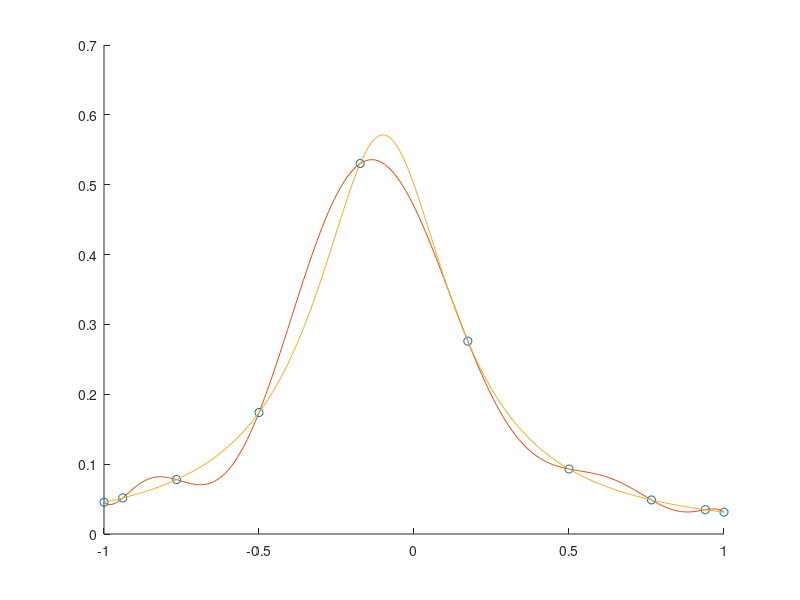

The MATLAB source for this figure:
n=linspace(0,pi,10);
x=cos(n);
y=1./(25.*x.^2+5.*x+2);
p=polyfit(x,y,9);
x1=linspace(-1,1,200);
y1=polyval(p,x1);
y2=1./(25.*x1.^2+5.*x1+2);
hold on;
plot(x,y,'o',x1,y1);
plot(x1,y2);
hold off;
saveas(gcf,'graph4_3_2.png');